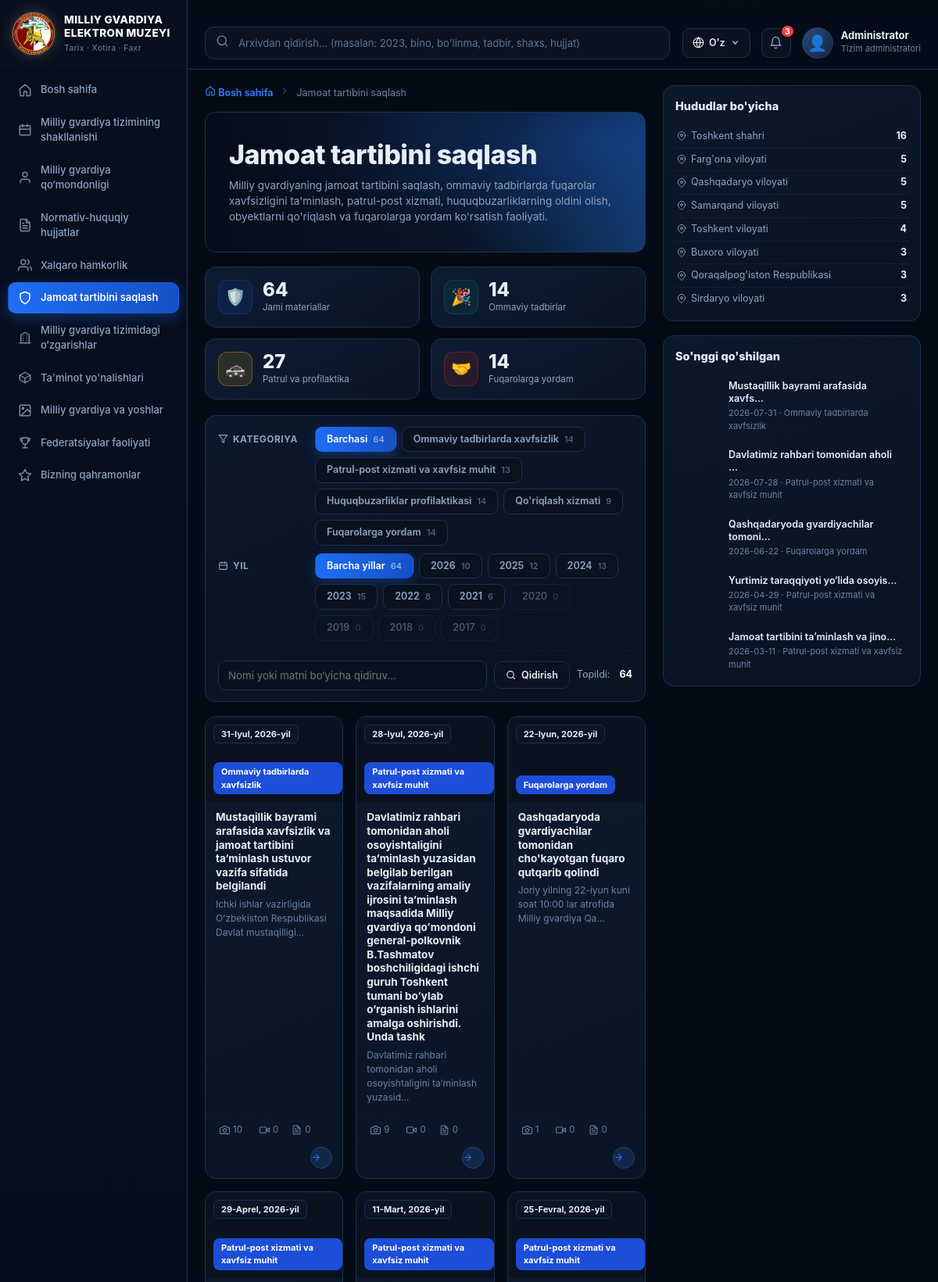
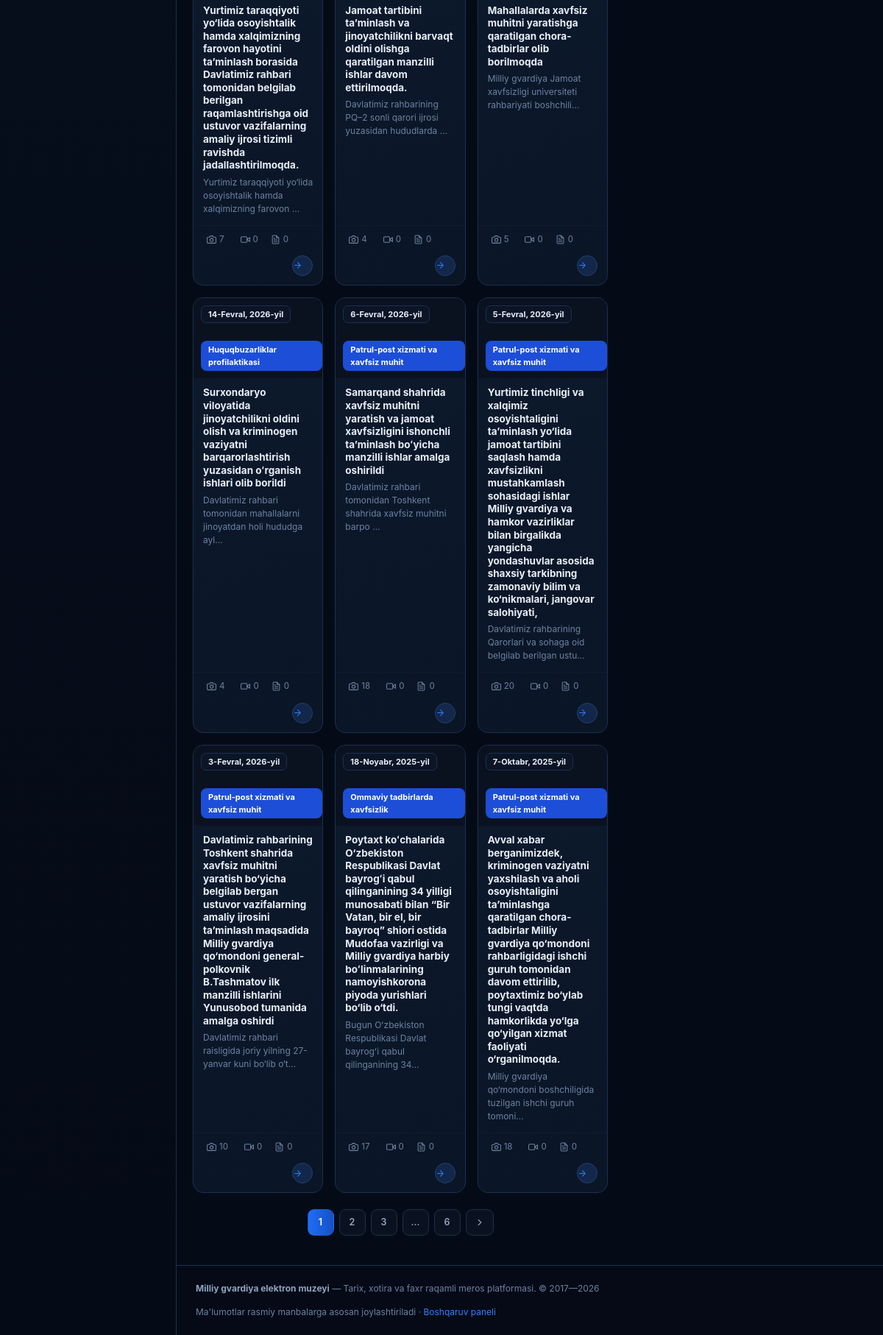
Screenshot of /jamoat-tartibi/ with the database file from the repository (2 pictures, top to bottom).
### core/models.py (models this page shows, shortened)
class TimeStampedModel(models.Model):
    created_at = models.DateTimeField("Yaratilgan sana", auto_now_add=True)
    updated_at = models.DateTimeField("Yangilangan sana", auto_now=True)
    class Meta:
        abstract = True

class Direction(TimeStampedModel):
    number = models.PositiveIntegerField("Raqam", unique=True)
    title = models.CharField("Nomi", max_length=255)
    description = models.TextField("Tavsif", blank=True)
    icon = models.CharField("Belgi (svg nomi)", max_length=40, default="star")
    url = models.CharField(
        "Havola (URL nomi)", max_length=100, blank=True, default="core:yonalishlar",
    )
    class Meta:
        verbose_name = "Yo'nalish"
        verbose_name_plural = "Yo'nalishlar"
        ordering = ["number"]

class AbstractMaterial(TimeStampedModel):
    MATERIAL_TYPES = [
        ("news", "Yangilik"),
        ("building", "Yangi bino"),
        ("bolinma", "Bo'linma"),
        ("tadbir", "Tadbir"),
        ("galaba", "Erishilgan g'alaba"),
        ("hujjat", "Hujjat"),
        ("foto", "Foto"),
        ("video", "Video"),
        ("malumot", "Ma'lumot"),
    ]
    title = models.CharField("Sarlavha", max_length=300)
    slug = models.SlugField(max_length=320, unique=True, blank=True)
    material_type = models.CharField("Material turi", max_length=20, choices=MATERIAL_TYPES, default="news")
    category = models.ForeignKey(
        Category, verbose_name="Kategoriya", on_delete=models.SET_NULL, null=True, blank=True,
        related_name="%(class)ss",
    )
    date = models.DateField("Sana", null=True, blank=True)
    year = models.PositiveIntegerField("Yil", default=2023, db_index=True)
    region = models.ForeignKey(
        Region, verbose_name="Hudud", on_delete=models.SET_NULL, null=True, blank=True,
        related_name="%(class)ss",
    )
    department = models.ForeignKey(
        Department, verbose_name="Tegishli bo'linma", on_delete=models.SET_NULL,
        null=True, blank=True, related_name="%(class)ss",
    )
    summary = models.CharField("Qisqa tavsif", max_length=400, blank=True)
    description = models.TextField("Tavsif", blank=True)
    body = models.TextField("To'liq matn", blank=True)
    image = models.ImageField("Asosiy rasm", upload_to="%(class)ss/", blank=True)
    tags = models.ManyToManyField(Tag, verbose_name="Teglar", blank=True, related_name="%(class)ss")
    photo_count = models.PositiveIntegerField("Foto", default=0)
    video_count = models.PositiveIntegerField("Video", default=0)
    doc_count = models.PositiveIntegerField("Hujjat", default=0)
    views = models.PositiveIntegerField("Ko'rishlar", default=0)
    is_published = models.BooleanField("Chop etilgan", default=True)
    is_featured = models.BooleanField("Muhim", default=False)
    source_url = models.URLField("Manba havolasi", blank=True)
    photos = GenericRelation(Photo)
    videos = GenericRelation("Video")
    objects = MaterialQuerySet.as_manager()
    class Meta:
        abstract = True
        ordering = ["-date", "-created_at"]

class PublicOrder(AbstractMaterial):
    ORDER_TYPES = [
        ("tadbir", "Ommaviy tadbirlarda xavfsizlik"),
        ("patrul", "Patrul-post xizmati va xavfsiz muhit"),
        ("profilaktika", "Huquqbuzarliklar profilaktikasi"),
        ("qoriqlash", "Qo'riqlash xizmati"),
        ("yordam", "Fuqarolarga yordam"),
    ]
    order_type = models.CharField("Yo'nalish", max_length=30, choices=ORDER_TYPES, default="patrul")
    class Meta:
        verbose_name = "Jamoat tartibi materiali"
        verbose_name_plural = "Jamoat tartibini saqlash"
        ordering = ["-date", "-created_at"]
    def get_absolute_url(self):
        return reverse("core:jamoat_detail", kwargs={"slug": self.slug})

class Region(models.Model):
    name = models.CharField("Nomi", max_length=120, unique=True)
    slug = models.SlugField(max_length=140, unique=True, blank=True)
    order = models.PositiveIntegerField("Tartib", default=0)
    is_other = models.BooleanField("Boshqa hududlar", default=False)
    class Meta:
        verbose_name = "Hudud"
        verbose_name_plural = "Hududlar"
        ordering = ["order", "name"]

### core/views.py (the view)
# urls.py: path("jamoat-tartibi/", views.jamoat, name="jamoat"),
def jamoat(request):
    qs = PublicOrder.objects.filter(is_published=True)
    q = request.GET.get("q", "").strip()
    if q:
        qs = qs.filter(search_q(["title", "summary", "description"], q, getattr(request, "LANGUAGE_CODE", "uz")))
    qs, flt = _filters(request, qs, "order_type", PublicOrder.ORDER_TYPES)
    allq = PublicOrder.objects.filter(is_published=True)
    by_type = dict(allq.order_by().values_list("order_type").annotate(n=Count("pk")))
    return render(request, "core/talim.html", {
        **flt,
        "active": "jamoat",
        "title": "Jamoat tartibini saqlash",
        "subtitle": "Milliy gvardiyaning jamoat tartibini saqlash, ommaviy tadbirlarda fuqarolar xavfsizligini ta'minlash, patrul-post xizmati, huquqbuzarliklarning oldini olish, obyektlarni qo'riqlash va fuqarolarga yordam ko'rsatish faoliyati.",
        "page": _page(request, qs),
        "types": PublicOrder.ORDER_TYPES,
        "tur": flt["active_cat"],
        "q": q,
        "years": flt["years"],
        "active_year": flt["active_year"],
        "type_key": "order_type",
        "card_color": "#1d4ed8",
        "empty_icon": "🛡️",
        "stats": [
            {"value": allq.count(), "label": "Jami materiallar", "icon": "🛡️", "color": "#1d4ed8"},
            {"value": by_type.get("tadbir", 0), "label": "Ommaviy tadbirlar", "icon": "🎉", "color": "#0f766e"},
            {"value": by_type.get("patrul", 0) + by_type.get("profilaktika", 0), "label": "Patrul va profilaktika", "icon": "🚓", "color": "#eab308"},
            {"value": by_type.get("yordam", 0), "label": "Fuqarolarga yordam", "icon": "🤝", "color": "#dc2626"},
        ],
        "panel_title": "Hududlar bo'yicha",
        "regions": [
            {"name": r["region__name"], "count": r["n"]}
            for r in allq.exclude(region=None).values("region__name").annotate(n=Count("pk")).order_by("-n")[:8]
        ],
        "mini_items": [
            {"title": o.title, "url": o.get_absolute_url(), "image": o.image, "meta": f"{o.date} · {o.get_order_type_display()}"}
            for o in allq[:5]
        ],
        "mini_title": "So'nggi qo'shilgan",
    })

### core/i18n.py (called while the page is built)
def get_lang(request):
    lang = getattr(request, "LANGUAGE_CODE", None)
    if lang in LANG_CODES:
        return lang
    lang = request.COOKIES.get(COOKIE)
    return lang if lang in LANG_CODES else DEFAULT

### core/templatetags/mg_tags.py (called while the page is built, shortened)
@register.inclusion_tag("includes/icon.html", takes_context=True)
def svg(context, name, size=18):
    return {"path": ICONS.get(name, ""), "size": size}

@register.filter
def card_label(obj, key=""):
    if obj is None:
        return ""
    if key:
        getter = f"get_{key}_display"
        if hasattr(obj, getter):
            return getattr(obj, getter)()
        val = getattr(obj, key, "")
        if val:
            return val

@register.filter
def title_of(obj):
    return getattr(obj, "title", None) or getattr(obj, "full_name", "") or str(obj)

@register.filter
def split(value, sep=" "):
    if value is None:
        return []
    return str(value).split(sep)

@register.filter
def main_image(obj):
    for f in ("image", "photo"):
        v = getattr(obj, f, None)
        if v and hasattr(v, "url"):
            return v
    return None

@register.filter
def album_ref(obj):
    from django.urls import reverse
    return reverse("core:album_json", kwargs={"model": obj._meta.model_name, "pk": obj.pk})

@register.filter
def album_n(obj, kind="foto"):
    if kind == "video":
        n = obj.videos.count() if hasattr(obj, "videos") else 0
        return n + (1 if (getattr(obj, "video_file", None) or getattr(obj, "video_url", "")) else 0)
    n = obj.photos.count() if hasattr(obj, "photos") else 0
    return n + (1 if main_image(obj) else 0)

@register.simple_tag(takes_context=True)
def filter_url(context, *pairs):
    kwargs = dict(zip(pairs[::2], pairs[1::2]))
    request = context.get("request")
    params = request.GET.copy() if request else None
    if params is None:
        return "?"
    params.pop("page", None)
    for k, v in kwargs.items():
        params.pop(k, None)
        if v not in (None, ""):
            params[k] = str(v)
    qs = params.urlencode()
    return "?" + qs if qs else "?"

### core/views.py (called while the page is built)
def _years():
    from datetime import date as _date
    return list(range(max(_date.today().year, YEAR_START), YEAR_START - 1, -1))

def _active_year(request):
    y = request.GET.get("yil", "")
    return int(y) if y.isdigit() and YEAR_START <= int(y) <= 2100 else None

def _page(request, qs, per_page=PER_PAGE):
    paginator = Paginator(qs, per_page)
    page_number = request.GET.get("page") or 1
    return paginator.get_page(page_number)

### core/templates/core/talim.html (shortened to what this page needs)
{% extends "base.html" %}
{% load mg_tags %}
{% block breadcrumb %}
<nav class="breadcrumb">
  <a href="{% url 'core:home' %}">{% svg 'home' 13 %} Bosh sahifa</a>
  <span class="breadcrumb__sep">{% svg 'chev' 12 %}</span>
  <span>{{ title }}</span>
</nav>
{% endblock %}
{% block content %}
<section class="hero{% if hero_gold %} hero--gold{% endif %}">
  <h1 class="page-title">{{ title }}</h1>
  <p class="page-sub">{{ subtitle }}</p>
</section>
{% if stats %}
<div class="stats">
  {% for s in stats %}
  <div class="stat">
    <div class="stat__icon" style="background:{{ s.color }}22;border:1px solid {{ s.color }}55">{{ s.icon }}</div>
    <div><div class="stat__value">{{ s.value }}</div><div class="stat__label">{{ s.label }}</div></div>
  </div>
  {% endfor %}
</div>
{% endif %}
{% include "includes/list_filters.html" %}
<div class="grid {{ grid_class|default:'grid--3' }}">
  {% for o in page %}
  <a class="card" href="{{ o.get_absolute_url }}">
    <div class="card__media">
      <div class="ph" style="background:{% if o.image %}url('{{ o.image.url }}') center/cover{% elif o.photo %}url('{{ o.photo.url }}') center/cover{% else %}{{ o|title_of|gradient }}{% endif %}"></div>
      {% if o.date %}<span class="card__year">{{ o.date }}</span>{% elif o.year %}<span class="card__year">{{ o.year }}</span>{% elif o.service_period %}<span class="card__year">{{ o.service_period }}</span>{% endif %}
      <span class="card__type" style="background:{{ card_color|default:'#1d4ed8' }}">{% firstof o|card_label:type_key card_text %}</span>
    </div>
    <div class="card__body">
      <div class="card__title">{{ o|title_of }}</div>
      {% if o.summary %}<div class="card__date">{{ o.summary|truncatechars:70 }}</div>{% elif o.position %}<div class="card__date">{{ o.position }}</div>{% endif %}
    </div>
    <div class="card__meta">
      <span class="album-open" data-album="{{ o|album_ref }}?tur=foto" title="Fotoalbomni ochish">{% svg 'camera' 12 %} {{ o|album_n }}</span>
      <span class="album-open" data-album="{{ o|album_ref }}?tur=video" title="Videoalbomni ochish">{% svg 'video' 12 %} {{ o|album_n:"video" }}</span>
      <span>{% svg 'file' 12 %} {{ o.doc_count|default:0 }}</span>
      <span class="push card__arrow">{% svg 'arrow' 13 %}</span>
    </div>
  </a>
  {% empty %}
  <div class="empty" style="grid-column:1/-1"><div class="empty__icon">{{ empty_icon|default:'🗂️' }}</div>{{ title }} bo'yicha ma'lumot topilmadi</div>
  {% endfor %}
</div>
{% include "includes/pagination.html" %}
{% endblock %}
{% block rightbar %}
<aside class="rpanel">
  {% if panel_title %}
  <div class="panel">
    <div class="panel__head"><div class="panel__title">{{ panel_title }}</div></div>
    {% for r in regions %}
      <div class="region-row"><span>{% svg 'pin' 12 %} {{ r.name }}</span><b>{{ r.count }}</b></div>
    {% empty %}
      <div class="text-muted" style="font-size:12px">Hududlar bo'yicha statistika mavjud emas</div>
    {% endfor %}
  </div>
  {% endif %}
  {% if mini_items %}
  <div class="panel">
    <div class="panel__head"><div class="panel__title">{{ mini_title|default:"So'nggi qo'shilgan" }}</div></div>
    <div class="mini-list">
      {% for m in mini_items %}
      <a class="mini" href="{{ m.url }}">
        <span class="mini__img ph" style="background:{% if m.image %}url('{{ m.image.url }}') center/cover{% else %}{{ m.title|gradient }}{% endif %}"></span>
        <span>
          <div class="mini__title">{{ m.title|truncatechars:36 }}</div>
          <div class="mini__sub">{% firstof m.meta m.date m.meta_text %}</div>
        </span>
      </a>
      {% endfor %}
    </div>
  </div>
  {% endif %}
</aside>
{% endblock %}

### core/templates/base.html (shortened to what this page needs)
{% load static %}{% load mg_tags %}<!DOCTYPE html>
<html lang="uz">
<head>
  <link rel="stylesheet" href="{% static 'css/style.css' %}?v=20261107l">
</head>
<body>
{% if active == 'landing' %}
  {% block landing %}{% endblock %}
{% else %}
<aside class="sidebar" id="sidebar">
  <a class="brand" href="{% url 'core:home' %}">
    <div class="brand__logo"><img src="{% static 'img/ico.png' %}"></div>
    <div class="brand__text">
      <div class="brand__title">Milliy gvardiya<br>elektron muzeyi</div>
      <div class="brand__subtitle">Tarix · Xotira · Faxr</div>
    </div>
  </a>
  <nav class="nav">
    {% for item in MENU %}
      {% with url_name=item.url|split:':' %}
      <a class="nav__item{% if active == url_name.1 %} is-active{% endif %}" href="{% url item.url %}">
        {% svg item.icon %} <span>{{ item.name }}</span>
      </a>
      {% endwith %}
    {% endfor %}
  </nav>
</aside>
<div class="shell">
  <header class="header">
    <form class="search" action="{% url 'core:qidiruv' %}" method="get">
      <span class="search__icon">{% svg 'search' 17 %}</span>
      <input type="search" name="q" value="{{ request.GET.q|default:'' }}" placeholder="Arxivdan qidirish... (masalan: 2023, bino, bo'linma, tadbir, shaxs, hujjat)">
    </form>
    <div class="header__right">
      <div class="lang-wrap" id="langWrap">
        <button class="lang" type="button" id="langBtn" aria-haspopup="true" aria-expanded="false">{% svg 'globe' 15 %} {{ CURRENT_LANG_SHORT }} {% svg 'chevD' 13 %}</button>
      </div>
      <button class="bell" title="Bildirishnomalar">{% svg 'bell' 17 %}<span class="bell__count">3</span></button>
      <div class="user">
        <div class="user__avatar">👤</div>
        <div class="user__meta">
          <div class="user__name">Administrator</div>
          <div class="user__role">Tizim administratori</div>
        </div>
      </div>
    </div>
  </header>
  <main class="layout{% block layout_class %}{% endblock %}">
    <div>
      {% block breadcrumb %}{% endblock %}
      {% block content %}{% endblock %}
    </div>
    {% block rightbar %}{% endblock %}
  </main>
  <footer class="footer">
    <div><b>Milliy gvardiya elektron muzeyi</b> — Tarix, xotira va faxr raqamli meros platformasi. © 2017—2026</div>
    <div>Ma'lumotlar rasmiy manbalarga asosan joylashtiriladi · <a href="/admin/" class="text-accent">Boshqaruv paneli</a></div>
  </footer>
</div>
{% endif %}
</body>
</html>

### core/templates/includes/icon.html
{% if path %}
<svg width="{{ size|default:18 }}" height="{{ size|default:18 }}" viewBox="0 0 24 24" fill="none" stroke="currentColor" stroke-width="1.9" stroke-linecap="round" stroke-linejoin="round" aria-hidden="true">{{ path|safe }}</svg>
{% else %}
<svg width="{{ size|default:18 }}" height="{{ size|default:18 }}" viewBox="0 0 24 24" fill="none" stroke="currentColor" stroke-width="1.9" stroke-linecap="round" stroke-linejoin="round" aria-hidden="true"><circle cx="12" cy="12" r="9"/></svg>
{% endif %}

### rows the page displays
Direction: url "core:yillar" (drawn), name "Milliy gvardiya tizimining shakllanishi"
Direction: url "core:shaxslar" (drawn), name "Milliy gvardiya qo‘mondonligi"
Direction: url "core:hujjatlar" (drawn), name "Normativ-huquqiy hujjatlar"
Direction: url "core:tadbirlar" (drawn), name "Xalqaro hamkorlik"
Direction: url "core:jamoat" (drawn), name "Jamoat tartibini saqlash", title "Jamoat tartibini saqlash"
Direction: url "core:binolar" (drawn), name "Milliy gvardiya tizimidagi o‘zgarishlar"
Direction: url "core:talim" (drawn), name "Ta'minot yo'nalishlari"
Direction: url "core:galereya" (drawn), name "Milliy gvardiya va yoshlar"
Direction: url "core:galabalar" (drawn), name "Federatsiyalar faoliyati"
Direction: url "core:qahramonlar" (drawn), name "Bizning qahramonlar"
PublicOrder: date "31-Iyul, 2026-yil", order_type "Ommaviy tadbirlarda xavfsizlik", title "Mustaqillik bayrami arafasida xavfsizlik va jamoat tartibini taʼminlash ustuvor vazifa sifatida belgilandi", summary "Ichki ishlar vazirligida Oʻzbekiston Respublikasi Davlat mustaqilligi…", {{ size|default:18 }} 12 (drawn), id+image "10", id "0", doc_count "0", title "Mustaqillik bayrami arafasida xavfs…"
PublicOrder: date "28-Iyul, 2026-yil", order_type "Patrul-post xizmati va xavfsiz muhit", title "Davlatimiz rahbari tomonidan aholi osoyishtaligini taʼminlash yuzasidan belgilab berilgan vazifalarning amaliy ijrosini taʼminlash maqsadida Milliy gvardiya qoʻmondoni general-polkovnik B.Tashmatov boshchiligidagi ishchi guruh Toshkent tumani boʻylab o’rganish ishlarini amalga oshirishdi. Unda tashk", summary "Davlatimiz rahbari tomonidan aholi osoyishtaligini taʼminlash yuzasid…", {{ size|default:18 }} 12 (drawn), id+image "9", id "0", doc_count "0", title "Davlatimiz rahbari tomonidan aholi …"
PublicOrder: date "22-Iyun, 2026-yil", order_type "Fuqarolarga yordam", title "Qashqadaryoda gvardiyachilar tomonidan cho'kayotgan fuqaro qutqarib qolindi", summary "Joriy yilning 22-iyun kuni soat 10:00 lar atrofida Milliy gvardiya Qa…", {{ size|default:18 }} 12 (drawn), id+image "1", id "0", doc_count "0", title "Qashqadaryoda gvardiyachilar tomoni…"
PublicOrder: date "29-Aprel, 2026-yil", order_type "Patrul-post xizmati va xavfsiz muhit", title "Yurtimiz taraqqiyoti yo‘lida osoyishtalik hamda xalqimizning farovon hayotini taʼminlash borasida Davlatimiz rahbari tomonidan belgilab berilgan raqamlashtirishga oid ustuvor vazifalarning amaliy ijrosi tizimli ravishda jadallashtirilmoqda.", summary "Yurtimiz taraqqiyoti yo‘lida osoyishtalik hamda xalqimizning farovon …", {{ size|default:18 }} 12 (drawn), id+image "7", id "0", doc_count "0", title "Yurtimiz taraqqiyoti yo‘lida osoyis…"
PublicOrder: date "11-Mart, 2026-yil", order_type "Patrul-post xizmati va xavfsiz muhit", title "Jamoat tartibini ta’minlash va jinoyatchilikni barvaqt oldini olishga qaratilgan manzilli ishlar davom ettirilmoqda.", summary "Davlatimiz rahbarining PQ–2 sonli qarori ijrosi yuzasidan hududlarda …", {{ size|default:18 }} 12 (drawn), id+image "4", id "0", doc_count "0", title "Jamoat tartibini ta’minlash va jino…"
PublicOrder: date "25-Fevral, 2026-yil", order_type "Patrul-post xizmati va xavfsiz muhit", title "Mahallalarda xavfsiz muhitni yaratishga qaratilgan chora-tadbirlar olib borilmoqda", summary "Milliy gvardiya Jamoat xavfsizligi universiteti rahbariyati boshchili…", {{ size|default:18 }} 12 (drawn), id+image "5", id "0", doc_count "0"
PublicOrder: date "14-Fevral, 2026-yil", order_type "Huquqbuzarliklar profilaktikasi", title "Surxondaryo viloyatida jinoyatchilikni oldini olish va kriminogen vaziyatni barqarorlashtirish yuzasidan oʻrganish ishlari olib borildi", summary "Davlatimiz rahbari tomonidan mahallalarni jinoyatdan holi hududga ayl…", {{ size|default:18 }} 12 (drawn), id+image "4", id "0", doc_count "0"
PublicOrder: date "6-Fevral, 2026-yil", order_type "Patrul-post xizmati va xavfsiz muhit", title "Samarqand shahrida xavfsiz muhitni yaratish va jamoat xavfsizligini ishonchli taʼminlash boʻyicha manzilli ishlar amalga oshirildi", summary "Davlatimiz rahbari tomonidan Toshkent shahrida xavfsiz muhitni barpo …", {{ size|default:18 }} 12 (drawn), id+image "18", id "0", doc_count "0"
PublicOrder: date "5-Fevral, 2026-yil", order_type "Patrul-post xizmati va xavfsiz muhit", title "Yurtimiz tinchligi va xalqimiz osoyishtaligini taʼminlash yo‘lida jamoat tartibini saqlash hamda xavfsizlikni mustahkamlash sohasidagi ishlar Milliy gvardiya va hamkor vazirliklar bilan birgalikda yangicha yondashuvlar asosida shaxsiy tarkibning zamonaviy bilim va ko‘nikmalari, jangovar salohiyati,", summary "Davlatimiz rahbarining Qarorlari va sohaga oid belgilab berilgan ustu…", {{ size|default:18 }} 12 (drawn), id+image "20", id "0", doc_count "0"
PublicOrder: date "3-Fevral, 2026-yil", order_type "Patrul-post xizmati va xavfsiz muhit", title "Davlatimiz rahbarining Toshkent shahrida xavfsiz muhitni yaratish bo‘yicha belgilab bergan ustuvor vazifalarning amaliy ijrosini ta’minlash maqsadida Milliy gvardiya qo‘mondoni general-polkovnik B.Tashmatov ilk manzilli ishlarini Yunusobod tumanida amalga oshirdi", summary "Davlatimiz rahbari raisligida joriy yilning 27-yanvar kuni bo‘lib o‘t…", {{ size|default:18 }} 12 (drawn), id+image "10", id "0", doc_count "0"
PublicOrder: date "18-Noyabr, 2025-yil", order_type "Ommaviy tadbirlarda xavfsizlik", title "Poytaxt koʻchalarida O‘zbekiston Respublikasi Davlat bayrogʻi qabul qilinganining 34 yilligi munosabati bilan “Bir Vatan, bir el, bir bayroq” shiori ostida Mudofaa vazirligi va Milliy gvardiya harbiy boʻlinmalarining namoyishkorona piyoda yurishlari bo‘lib o‘tdi.", summary "Bugun Oʻzbekiston Respublikasi Davlat bayrogʻi qabul qilinganining 34…", {{ size|default:18 }} 12 (drawn), id+image "17", id "0", doc_count "0"
PublicOrder: date "7-Oktabr, 2025-yil", order_type "Patrul-post xizmati va xavfsiz muhit", title "Avval xabar berganimizdek, kriminogen vaziyatni yaxshilash va aholi osoyishtaligini ta’minlashga qaratilgan chora-tadbirlar Milliy gvardiya qo‘mondoni rahbarligidagi ishchi guruh tomonidan davom ettirilib, poytaxtimiz bo‘ylab tungi vaqtda hamkorlikda yo‘lga qo‘yilgan xizmat faoliyati o‘rganilmoqda.", summary "Milliy gvardiya qo‘mondoni boshchiligida tuzilgan ishchi guruh tomoni…", {{ size|default:18 }} 12 (drawn), id+image "18", id "0", doc_count "0"
Region: {{ size|default:18 }} 12 (drawn), name "Toshkent shahri", count "16"
Region: {{ size|default:18 }} 12 (drawn), name "Farg'ona viloyati", count "5"
Region: {{ size|default:18 }} 12 (drawn), name "Qashqadaryo viloyati", count "5"
Region: {{ size|default:18 }} 12 (drawn), name "Samarqand viloyati", count "5"
Region: {{ size|default:18 }} 12 (drawn), name "Toshkent viloyati", count "4"
Region: {{ size|default:18 }} 12 (drawn), name "Buxoro viloyati", count "3"
Region: {{ size|default:18 }} 12 (drawn), name "Qoraqalpog'iston Respublikasi", count "3"
Region: {{ size|default:18 }} 12 (drawn), name "Sirdaryo viloyati", count "3"

### other values shown
{{ item.name }} "Bosh sahifa"
{{ CURRENT_LANG_SHORT }} "O'z"
{{ s.icon }} "🛡️" "🎉" "🚓" "🤝"
{{ s.value }} "64" "14" "27" "14"
{{ s.label }} "Jami materiallar" "Ommaviy tadbirlar" "Patrul va profilaktika" "Fuqarolarga yordam"
{{ cat_title|default:"Kategoriya" }} "KATEGORIYA"
{{ cat_total }} "64"
{{ c.label }} "Ommaviy tadbirlarda xavfsizlik" "Patrul-post xizmati va xavfsiz muhit" "Huquqbuzarliklar profilaktikasi" "Qo'riqlash xizmati" "Fuqarolarga yordam"
{{ c.count }} "14" "13" "14" "9" "14"
{{ year_total }} "64"
{{ y.value }} "2026" "2025" "2024" "2023" "2022" "2021" "2020" "2019" "2018" "2017"
{{ y.count }} "10" "12" "13" "15" "8" "6" "0" "0" "0" "0"
{{ filtered_total }} "64"
{{ num }} "1"
{{ num }} "2" "3" "6"
